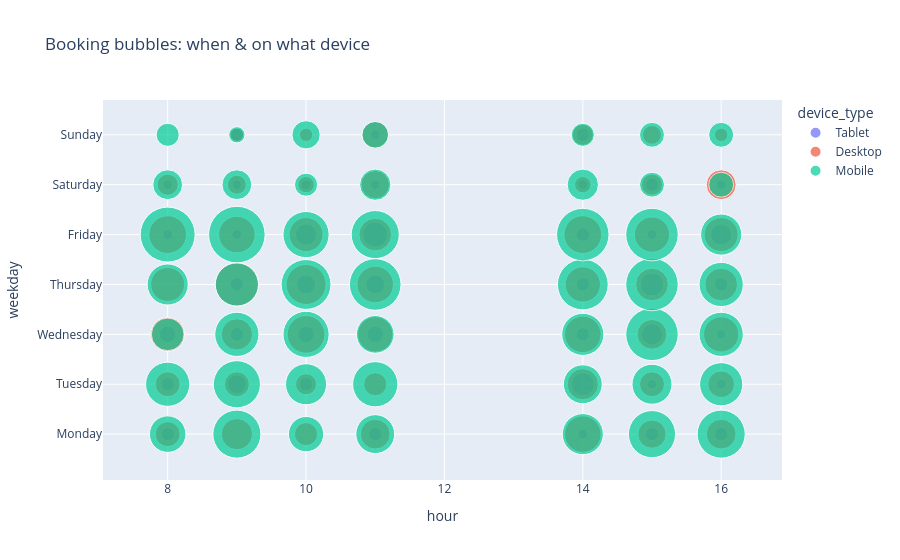

The code cell stored with this chart in its notebook:
### Markdown cell above
## 9. Scatter / bubble — device vs time, sized by volume

Bubble charts encode a 3rd dimension with size. Here: weekday vs hour,
bubble size = number of bookings, color = device.

### Code cell
bub = df.groupby(["weekday", "hour", "device_type"]).size().reset_index(name="n")
bub["weekday"] = pd.Categorical(bub["weekday"], order_days, ordered=True)
bub = bub.sort_values("weekday")
fig = px.scatter(
    bub, x="hour", y="weekday", size="n", color="device_type",
    size_max=40, title="Booking bubbles: when & on what device",
    hover_name="device_type",
)
fig.show()

### Figure 1 — Plotly figure (JSON) as saved in the notebook; plotly's stock layout.template omitted (floating-point values rounded to 4 significant figures)
{"data": [{"hovertemplate": "<b>%{hovertext}</b><br><br>device_type=Tablet<br>hour=%{x}<br>weekday=%{y}<br>n=%{marker.size}<extra></extra>", "hovertext": ["Tablet", "Tablet", "Tablet", "Tablet", "Tablet", "Tablet", "Tablet", "Tablet", "Tablet", "Tablet", "Tablet", "Tablet", "Tablet", "Tablet", "Tablet", "Tablet", "Tablet", "Tablet", "Tablet", "Tablet", "Tablet", "Tablet", "Tablet", "Tablet", "Tablet", "Tablet", "Tablet", "Tablet", "Tablet", "Tablet", "Tablet", "Tablet", "Tablet", "Tablet", "Tablet", "Tablet", "Tablet", "Tablet", "Tablet", "Tablet", "Tablet"], "legendgroup": "Tablet", "marker": {"color": "#636efa", "size": [2, 2, 2, 1, 2, 1, 2, 4, 1, 2, 6, 1, 5, 2, 3, 3, 3, 2, 4, 2, 4, 2, 6, 2, 5, 1, 2, 7, 5, 1, 1, 1, 1, 1, 2, 1, 1, 1, 2, 1, 2], "sizemode": "area", "sizeref": 0.0225, "symbol": "circle"}, "mode": "markers", "name": "Tablet", "orientation": "h", "showlegend": true, "type": "scatter", "x": [16, 8, 11, 14, 15, 16, 8, 9, 15, 10, 14, 16, 15, 14, 11, 10, 8, 9, 11, 9, 10, 14, 15, 16, 16, 15, 14, 11, 10, 9, 8, 8, 9, 11, 15, 16, 10, 14, 9, 11, 14], "xaxis": "x", "y": ["Monday", "Monday", "Monday", "Monday", "Monday", "Tuesday", "Tuesday", "Tuesday", "Tuesday", "Tuesday", "Tuesday", "Wednesday", "Wednesday", "Wednesday", "Wednesday", "Wednesday", "Wednesday", "Wednesday", "Thursday", "Thursday", "Thursday", "Thursday", "Thursday", "Thursday", "Friday", "Friday", "Friday", "Friday", "Friday", "Friday", "Friday", "Saturday", "Saturday", "Saturday", "Saturday", "Saturday", "Saturday", "Saturday", "Sunday", "Sunday", "Sunday"], "yaxis": "y"}, {"hovertemplate": "<b>%{hovertext}</b><br><br>device_type=Desktop<br>hour=%{x}<br>weekday=%{y}<br>n=%{marker.size}<extra></extra>", "hovertext": ["Desktop", "Desktop", "Desktop", "Desktop", "Desktop", "Desktop", "Desktop", "Desktop", "Desktop", "Desktop", "Desktop", "Desktop", "Desktop", "Desktop", "Desktop", "Desktop", "Desktop", "Desktop", "Desktop", "Desktop", "Desktop", "Desktop", "Desktop", "Desktop", "Desktop", "Desktop", "Desktop", "Desktop", "Desktop", "Desktop", "Desktop", "Desktop", "Desktop", "Desktop", "Desktop", "Desktop", "Desktop", "Desktop", "Desktop", "Desktop", "Desktop", "Desktop", "Desktop", "Desktop", "Desktop", "Desktop", "Desktop", "Desktop"], "legendgroup": "Desktop", "marker": {"color": "#EF553B", "size": [7, 11, 6, 10, 15, 9, 10, 8, 7, 7, 5, 6, 11, 7, 13, 10, 15, 14, 11, 14, 16, 18, 15, 13, 12, 12, 14, 21, 16, 14, 13, 16, 13, 15, 12, 5, 4, 3, 9, 3, 5, 10, 2, 2, 2, 8, 5, 4], "sizemode": "area", "sizeref": 0.0225, "symbol": "circle"}, "mode": "markers", "name": "Desktop", "orientation": "h", "showlegend": true, "type": "scatter", "x": [8, 9, 10, 11, 14, 15, 16, 16, 8, 9, 10, 11, 14, 15, 8, 15, 14, 11, 9, 16, 10, 10, 11, 8, 15, 16, 14, 9, 8, 15, 16, 14, 10, 9, 11, 8, 9, 10, 11, 14, 15, 16, 16, 9, 10, 11, 14, 15], "xaxis": "x", "y": ["Monday", "Monday", "Monday", "Monday", "Monday", "Monday", "Monday", "Tuesday", "Tuesday", "Tuesday", "Tuesday", "Tuesday", "Tuesday", "Tuesday", "Wednesday", "Wednesday", "Wednesday", "Wednesday", "Wednesday", "Wednesday", "Wednesday", "Thursday", "Thursday", "Thursday", "Thursday", "Thursday", "Thursday", "Thursday", "Friday", "Friday", "Friday", "Friday", "Friday", "Friday", "Friday", "Saturday", "Saturday", "Saturday", "Saturday", "Saturday", "Saturday", "Saturday", "Sunday", "Sunday", "Sunday", "Sunday", "Sunday", "Sunday"], "yaxis": "y"}, {"hovertemplate": "<b>%{hovertext}</b><br><br>device_type=Mobile<br>hour=%{x}<br>weekday=%{y}<br>n=%{marker.size}<extra></extra>", "hovertext": ["Mobile", "Mobile", "Mobile", "Mobile", "Mobile", "Mobile", "Mobile", "Mobile", "Mobile", "Mobile", "Mobile", "Mobile", "Mobile", "Mobile", "Mobile", "Mobile", "Mobile", "Mobile", "Mobile", "Mobile", "Mobile", "Mobile", "Mobile", "Mobile", "Mobile", "Mobile", "Mobile", "Mobile", "Mobile", "Mobile", "Mobile", "Mobile", "Mobile", "Mobile", "Mobile", "Mobile", "Mobile", "Mobile", "Mobile", "Mobile", "Mobile", "Mobile", "Mobile", "Mobile", "Mobile", "Mobile", "Mobile", "Mobile", "Mobile"], "legendgroup": "Mobile", "marker": {"color": "#00cc96", "size": [15, 26, 14, 17, 19, 25, 26, 18, 22, 25, 23, 17, 19, 21, 22, 31, 16, 20, 24, 12, 22, 21, 28, 30, 22, 29, 31, 19, 31, 19, 26, 31, 24, 36, 34, 10, 10, 6, 11, 11, 7, 7, 6, 3, 9, 6, 7, 7, 8], "sizemode": "area", "sizeref": 0.0225, "symbol": "circle"}, "mode": "markers", "name": "Mobile", "orientation": "h", "showlegend": true, "type": "scatter", "x": [8, 9, 10, 11, 14, 15, 16, 15, 8, 9, 11, 14, 10, 16, 16, 15, 11, 14, 10, 8, 9, 9, 10, 11, 16, 14, 15, 8, 15, 16, 11, 14, 10, 9, 8, 8, 9, 10, 11, 14, 15, 16, 8, 9, 10, 14, 15, 16, 11], "xaxis": "x", "y": ["Monday", "Monday", "Monday", "Monday", "Monday", "Monday", "Monday", "Tuesday", "Tuesday", "Tuesday", "Tuesday", "Tuesday", "Tuesday", "Tuesday", "Wednesday", "Wednesday", "Wednesday", "Wednesday", "Wednesday", "Wednesday", "Wednesday", "Thursday", "Thursday", "Thursday", "Thursday", "Thursday", "Thursday", "Thursday", "Friday", "Friday", "Friday", "Friday", "Friday", "Friday", "Friday", "Saturday", "Saturday", "Saturday", "Saturday", "Saturday", "Saturday", "Saturday", "Sunday", "Sunday", "Sunday", "Sunday", "Sunday", "Sunday", "Sunday"], "yaxis": "y"}], "layout": {"legend": {"itemsizing": "constant", "title": {"text": "device_type"}, "tracegroupgap": 0}, "title": {"text": "Booking bubbles: when & on what device"}, "xaxis": {"anchor": "y", "domain": [0.0, 1.0], "title": {"text": "hour"}}, "yaxis": {"anchor": "x", "domain": [0.0, 1.0], "title": {"text": "weekday"}}}}
